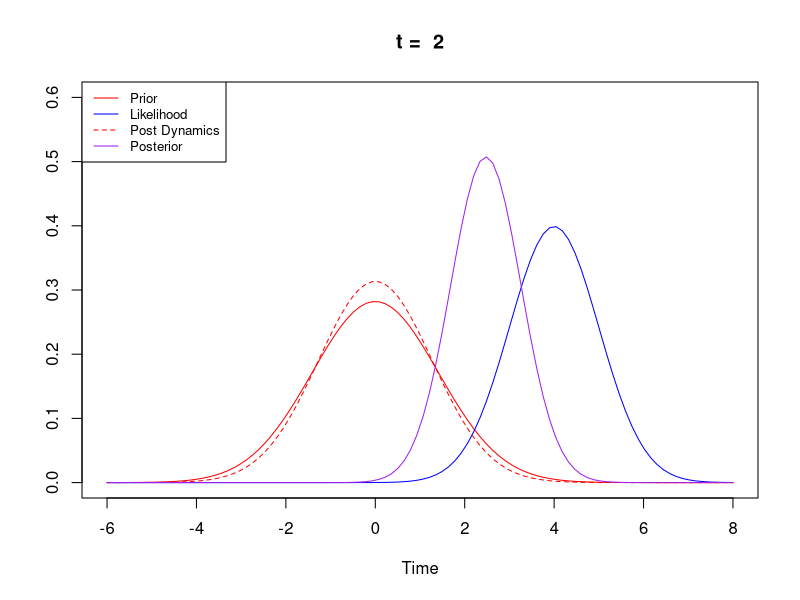
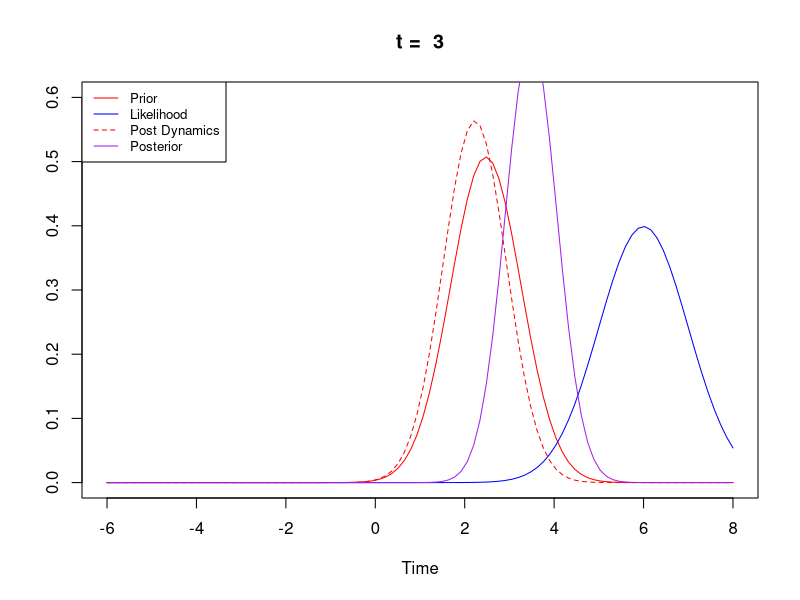
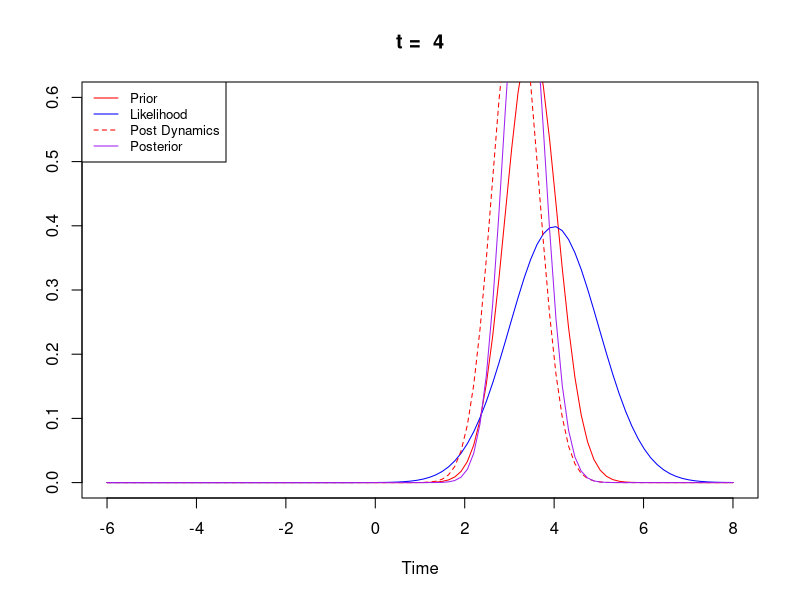
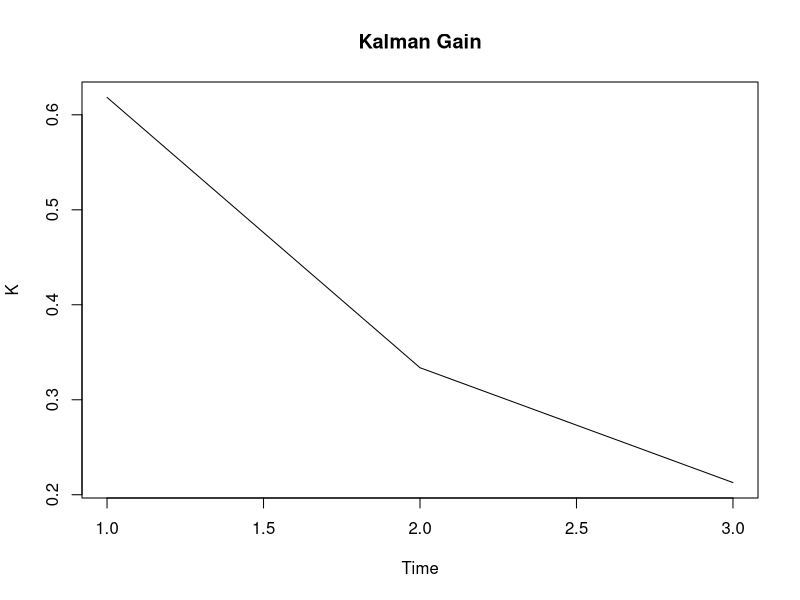
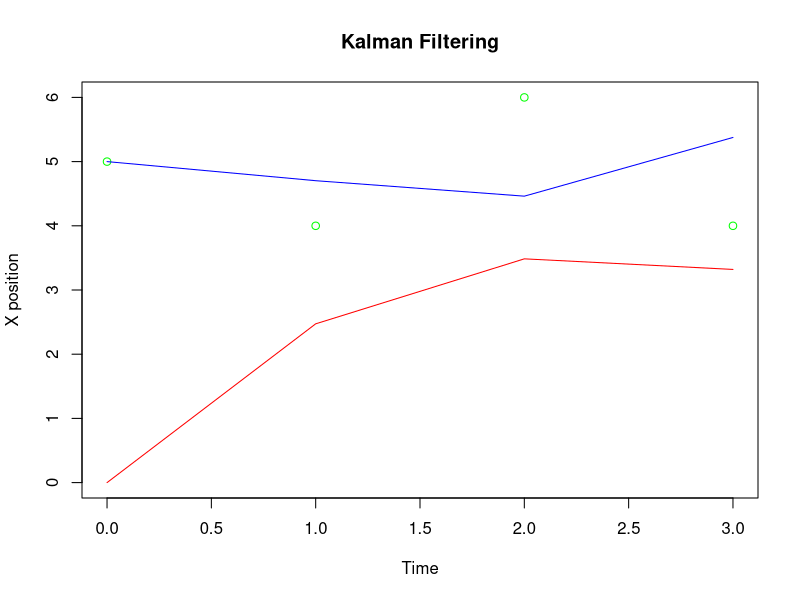
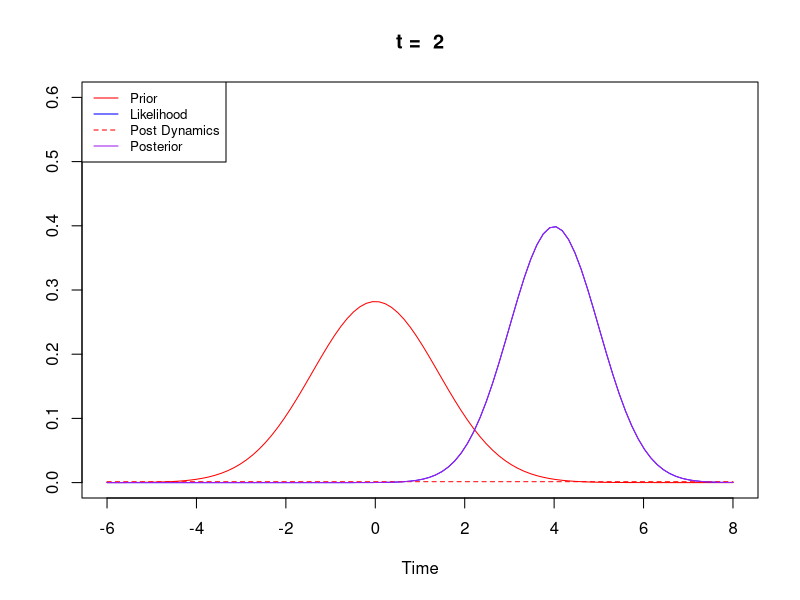
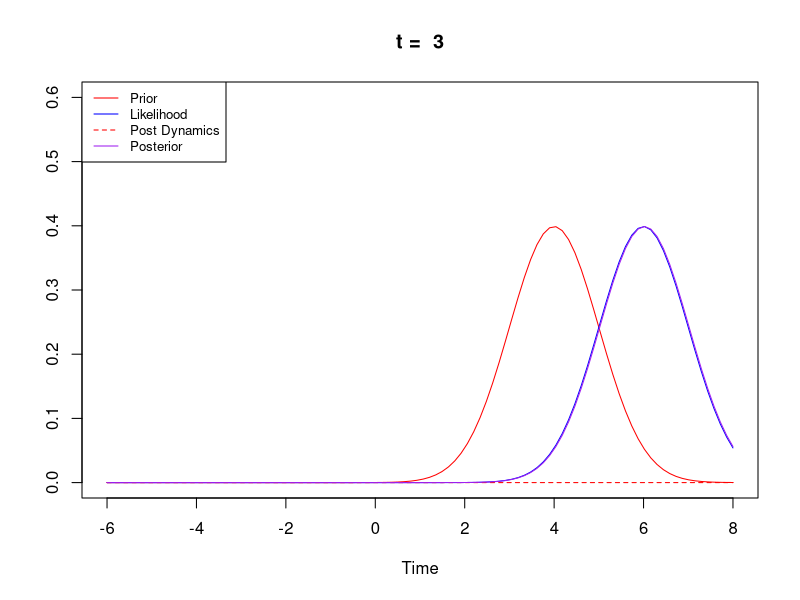
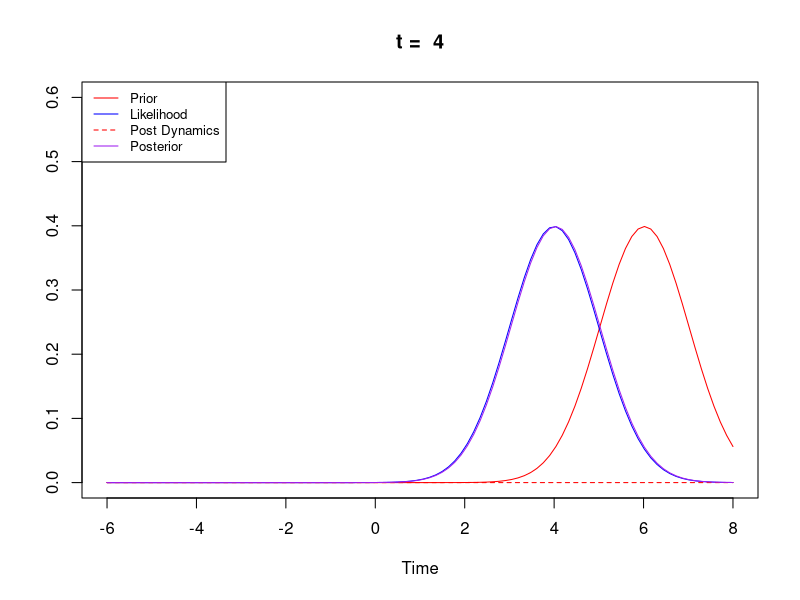

The R source for these figures, in order: (Note: this script raises an error after producing the figures.)
## ---- chunk 1
simple_kalman<-function(A=0.9, Q=1, R=1, obs)
{
  # Vector de observaciones y estados
  N = length(obs)
  ts = seq(-6,8, length.out = 100)
  
  # Estado inicial
  us = c(NA,N)
  sigmas = c(NA,N)
  
  # Asumimos una creencia inicial de N(0,sqrt(2)) como posicion de partida de la mano
  us[1] = 0
  sigmas[1] = sqrt(2)
  
  # Vector para guardar kalman gain
  ws = c(NA,N-1)
  
  truth = c(NA,N)
  truth[1] = 5
  for(i in 2:N)
  {
  
    # Plot prior
    plot( ts, dnorm(ts,us[i-1], sigmas[i-1]), col = "red", type = 'l', main = paste("t = ", i),
          xlab = "Time", ylab = "",ylim = c(0,0.6))
    
    legend("topleft", legend = c("Prior", "Likelihood", "Post Dynamics", "Posterior"), 
           col = c("red", "blue", "red", "purple"), lty = c('solid', 'solid', 'dashed', 'solid') , cex = 0.8)
    
    # Predict (Dynamics)
    sigma_dynamic = sqrt(Q**2 + A**2 * sigmas[i-1]**2)
    u_dynamic = A*us[i-1] 
    
    truth[i] = A*truth[i-1] + rnorm(n =1, mean = 0, sd = R)
    
    # Plot prior post dynamics y likelihood dada la observacion
    lines(ts, dnorm(ts,obs[i],R) , col = "blue", lty = "solid")
    lines(ts, dnorm(ts,u_dynamic, sigma_dynamic), col = "red",  lty = "dashed")
    
    # Kalman gain
    W = sigma_dynamic**2 / (R**2 + sigma_dynamic**2)
    ws[i-1] = W
    
    # Update
    us[i] =(u_dynamic)*(1-W) + W*obs[i]
    sigmas[i] = 1 / sqrt(( (1/(R**2)) + (1/(sigma_dynamic**2))  ) )
    
    # Plot posterior
    lines(ts, dnorm(ts,us[i], sigmas[i]), col = "purple",  lty = "solid")
    
  }
  
  return(list("us"= us, "ws"= ws, "sigma"= sigmas, "truth" = truth))

}
## ---- chunk 2
N = 4
o = c(5,4,6,4)
ts = seq(0,3,length.out = N)
kalman = simple_kalman(obs = o, Q = 0.00005)

## ---- chunk 3
# Plot Kalman gain 
plot(ts[2:N],kalman$ws, type='l', main = "Kalman Gain", xlab = "Time", ylab = "K")

## ---- chunk 4

plot(ts, kalman$us, col = "red", type = 'l', ylim = c(0,max(max(kalman$us),max(o))), main = "Kalman Filtering", 
     xlab = "Time", ylab= "X position")


lines(ts, o, col = "green", type='p')
lines(ts, kalman$truth, col = "blue", type = "l")

print(paste("ECM estimate", mean((kalman$us[2:N]-kalman$truth[2:N])**2)))
print(paste("Measure estimate only", mean((o[2:N]-kalman$truth[2:N])**2)))
## ---- chunk 5
kalman = simple_kalman(A = 200, obs = o)


# Plot Kalman gain 
plot(ts[2:N],kalman$ws, type='l', main = "Kalman Gain", xlab = "Time", ylab = "K")

# Plot estimación
plot(ts, kalman$us, col = "red", type = 'l', ylim = c(0,max(max(us),max(obs))), main = "Kalman Filtering", 
     xlab = "Time", ylab= "X position")

lines(ts, o, col = "green", type='p')

## ---- chunk 6
kalman = simple_kalman(A = 0.000002, obs = o)


# Plot Kalman gain 
plot(ts[2:N],kalman$ws, type='l', main = "Kalman Gain", xlab = "Time", ylab = "K")

# Plot estimación
plot(ts, kalman$us, col = "red", type = 'l', ylim = c(0,max(max(us),max(obs))), main = "Kalman Filtering", 
     xlab = "Time", ylab= "X position")

lines(ts, o, col = "green", type='p')
